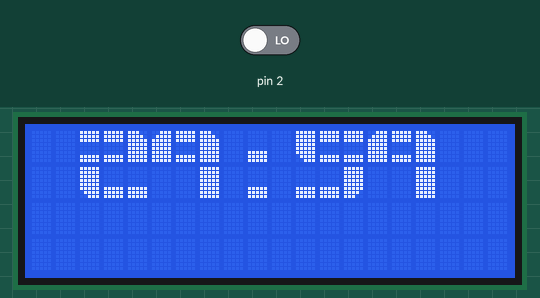
Recording of a sketch running on a simulated Arduino Uno, built with avr-gcc and run on an emulated ATmega328P. On the bench: 20×4 character LCD. The inputs (shaded band) are chosen by the test bench; at power-on: pin 2 LOW. What the sketch prints to the serial monitor is not drawn.

Above: at 1.1 s.
At 3.1 s:
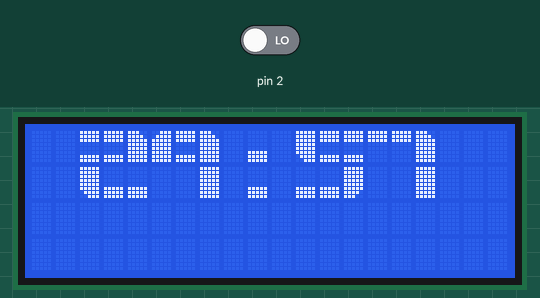
At 4.1 s:
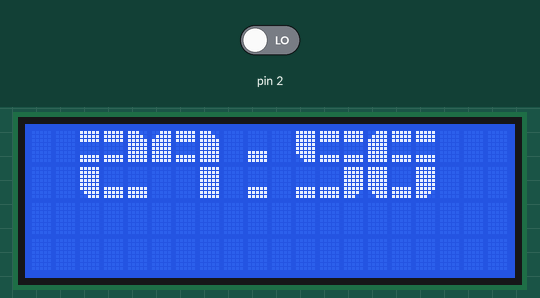
At 5.1 s:
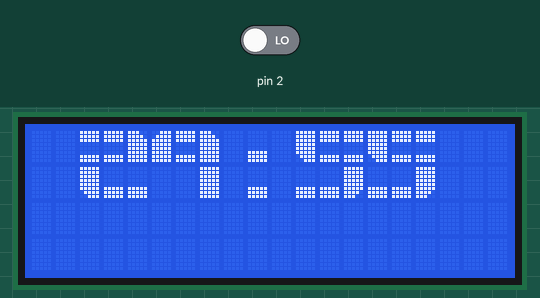
At 7.1 s:
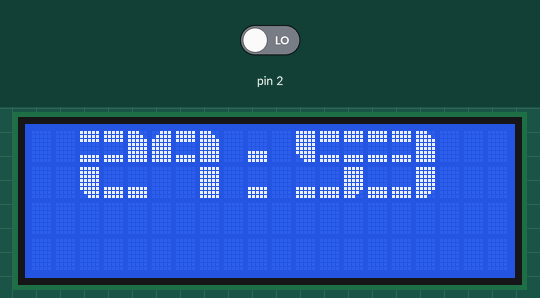
At 10.1 s:
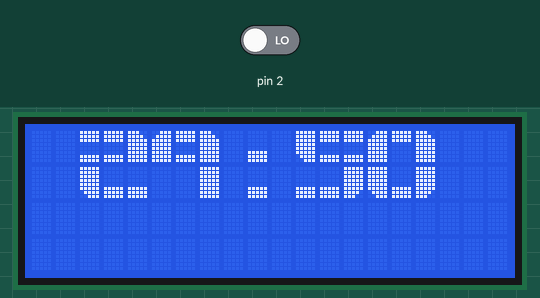

The sketch:

fakebomb.ino
```cpp
/*
 *
 */

// include da Biblioteca de Controle de LCD
#include <LiquidCrystal.h>
#include <Time.h>

const int disarmPin = 13;

/*  Inicializa a Interface de LCD
 *  Listagem dos Pinos Utilizados:
 *  Pino 07 -  RS - LCD04
 *  Pino 08 -  EN - LCD06
 *  Pino 09 - DB4 - LCD11
 *  Pino 10 - DB5 - LCD12
 *  Pino 11 - DB6 - LCD13
 *  Pino 12 - DB7 - LCD14
 */
LiquidCrystal lcd(7, 8, 9, 10, 11, 12);

// the 8 arrays that form each segment of the custom numbers
byte customChars[8][8] = {
  {
    B00111,
    B01111,
    B11111,
    B11111,
    B11111,
    B11111,
    B11111,
    B11111
  }, {
    B11111,
    B11111,
    B11111,
    B00000,
    B00000,
    B00000,
    B00000,
    B00000
  }, {
    B11100,
    B11110,
    B11111,
    B11111,
    B11111,
    B11111,
    B11111,
    B11111
  }, {
    B11111,
    B11111,
    B11111,
    B11111,
    B11111,
    B11111,
    B01111,
    B00111
  }, {
    B00000,
    B00000,
    B00000,
    B00000,
    B00000,
    B11111,
    B11111,
    B11111
  }, {
    B11111,
    B11111,
    B11111,
    B11111,
    B11111,
    B11111,
    B11110,
    B11100
  }, {
    B11111,
    B11111,
    B11111,
    B00000,
    B00000,
    B00000,
    B11111,
    B11111
  }, {
    B11111,
    B11111,
    B11111,
    B11111,
    B11111,
    B11111,
    B11111,
    B11111
  }
};

unsigned int lastRefresh = 0;
unsigned int bombTime = 1800;
unsigned int gameEnd = now() + bombTime;

void setup() {
  // Cria cada bloco de matriz como um char personalizado para formar os números
  for (int i = 0; i < 8; i++) {
    lcd.createChar(i, customChars[i]);
  }
  lcd.begin(20, 4);
  Serial.begin(9600);
  pinMode(disarmPin, INPUT);
  attachInterrupt(0, disarm, RISING);
}

void customNumber(int num, int col, int row) {
  lcd.setCursor(col, row);
  switch (num) {
    case 0:
      lcd.write(byte(0));
      lcd.write(1);
      lcd.write(2);
      lcd.setCursor(col, row + 1);
      lcd.write(3);
      lcd.write(4);
      lcd.write(5);
      break;
    case 1:
      lcd.write(1);
      lcd.write(2);
      lcd.print(' ');
      lcd.setCursor(col, row + 1);
      lcd.write(4);
      lcd.write(7);
      lcd.write(4);
      break;
    case 2:
      lcd.write(6);
      lcd.write(6);
      lcd.write(2);
      lcd.setCursor(col, row + 1);
      lcd.write(3);
      lcd.write(4);
      lcd.write(4);
      break;
    case 3:
      lcd.write(6);
      lcd.write(6);
      lcd.write(2);
      lcd.setCursor(col, row + 1);
      lcd.write(4);
      lcd.write(4);
      lcd.write(5);
      break;
    case 4:
      lcd.write(3);
      lcd.write(4);
      lcd.write(7);
      lcd.setCursor(col, row + 1);
      lcd.print("  ");
      lcd.write(7);
      break;
    case 5:
      lcd.write(3);
      lcd.write(6);
      lcd.write(6);
      lcd.setCursor(col, row + 1);
      lcd.write(4);
      lcd.write(4);
      lcd.write(5);
      break;
    case 6:
      lcd.write(byte(0));
      lcd.write(6);
      lcd.write(6);
      lcd.setCursor(col, row + 1);
      lcd.write(3);
      lcd.write(4);
      lcd.write(5);
      break;
    case 7:
      lcd.write(1);
      lcd.write(1);
      lcd.write(2);
      lcd.setCursor(col, row + 1);
      lcd.print("  ");
      lcd.write(7);
      break;
    case 8:
      lcd.write(byte(0));
      lcd.write(6);
      lcd.write(2);
      lcd.setCursor(col, row + 1);
      lcd.write(3);
      lcd.write(4);
      lcd.write(5);
      break;
    case 9:
      lcd.write(byte(0));
      lcd.write(6);
      lcd.write(2);
      lcd.setCursor(col, row + 1);
      lcd.print("  ");
      lcd.write(7);
      break;
    default:
      break;
  }
}

void customDot(int col, int row) {
  lcd.setCursor(col, row);
  lcd.write(4);
  lcd.setCursor(col, row + 1);
  lcd.write(4);
}

void refreshTimer() {
  if (lastRefresh != now()) {
    lastRefresh = now();
    unsigned int timer = gameEnd - lastRefresh;
    customNumber(minute(timer) / 10, 2, 0);
    customNumber(minute(timer) % 10, 5, 0);
    customDot(9, 0);
    customNumber(second(timer) / 10, 11, 0);
    customNumber(second(timer) % 10, 14, 0);
  }
}

void disarm() {
  unsigned int disarmStarted = now();
  while (digitalRead(disarmPin)) {
    refreshTimer();
  }
}

void loop()
{
  refreshTimer();
  Serial.println(gameEnd);
  Serial.println(lastRefresh);
  Serial.println(now());
}
```

Measured:
- what the display in image 0 shows lasts 1.0 s, from 1.0 s to 2.0 s
